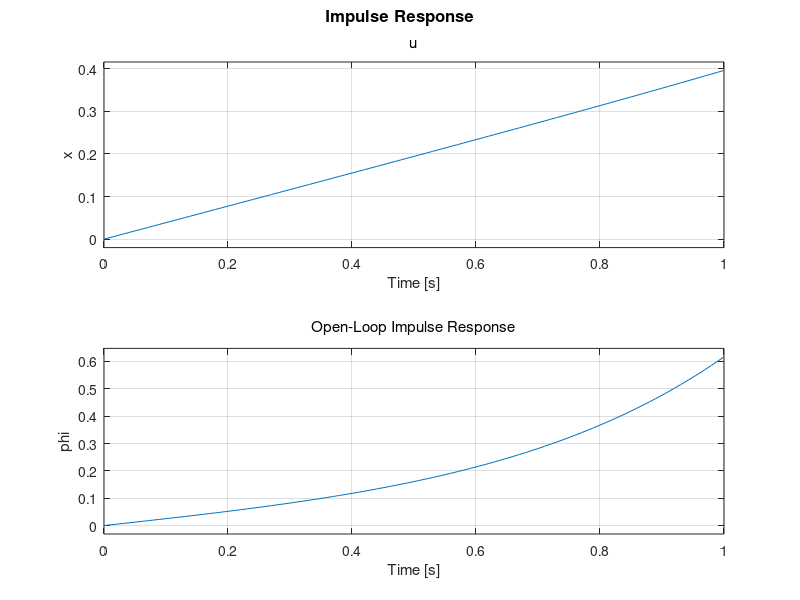
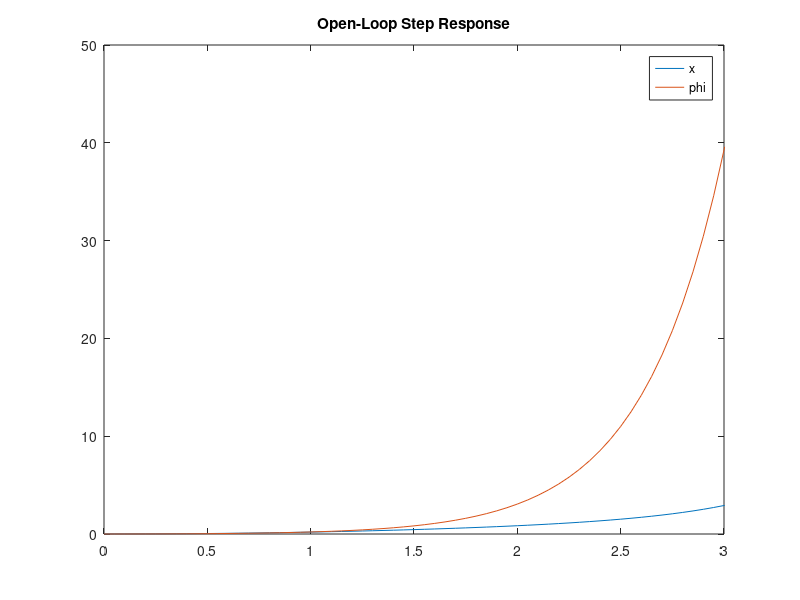

MATLAB code to generate these figures, in order: (Note: this script raises an error after producing the figures.)
%p = sys_params;
%q = (p.M+p.m)*(p.I+p.m*p.l^2)-(p.m*p.l)^2;

M = 2.4;
m = 0.23;
b = 0.05;
I = 0.099;
g = 9.81;
l = 0.362;

q = (M+m)*(I+m*l^2)-(m*l)^2;
s = tf('s');
P_cart = (((I+m*l^2)/q)*s^2 - (m*g*l/q))/(s^4 + (b*(I + m*l^2))*s^3/q - ((M + m)*m*g*l)*s^2/q - b*m*g*l*s/q);
P_pend = (m*l*s/q)/(s^3 + (b*(I + m*l^2))*s^2/q - ((M + m)*m*g*l)*s/q - b*m*g*l/q);
sys_tf = [P_cart ; P_pend];

inputs = {'u'};
outputs = {'x'; 'phi'};

set(sys_tf,'InputName',inputs)
set(sys_tf,'OutputName',outputs)

figure;
t=0:0.01:1;
impulse(sys_tf,t);  
title('Open-Loop Impulse Response')

figure;
t = 0:0.05:10;
u = ones(size(t));
[y,t] = lsim(sys_tf,u,t);
plot(t,y)
title('Open-Loop Step Response')
axis([0 3 0 50])
legend('x','phi')
step_info = lsiminfo(y,t);
cart_info = step_info(1)
pend_info = step_info(2)
